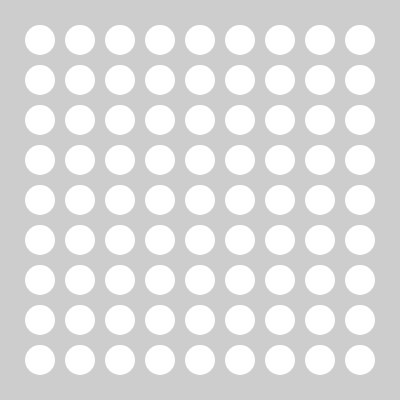
Frame 1 (no input)
Frame 60 (no input): identical to frame 1, image omitted
Frame 120 (the mouse pressed at the canvas centre since frame 60): identical to frame 1, image omitted

The p5.js sketch that drew this single still picture (run headless with seeded random() and noise() and a simulated clock; from frame 60 on, the mouse is pressed at the canvas centre):

// p5.js sketch
// ── sketch.js
function setup() {
  createCanvas(400, 400);
  background(205);

  for(let x= 40; x < width; x+=40){

    for(let y= 40; y < height; y+=40){
      noStroke();
      fill(255);

      // colore condizionale

      // if (x <= 200) {
      //   fill(255, 0, 0);
      // }

      // if (x >= 200) {
      //   fill(255, 0, 0);
      // }

      // if(x == 200 && y == 200){
      //   fill(255, 0, 0);
      // }
      
      ellipse(x, y, 30);
    }
  }
  
}

function draw() {

}
